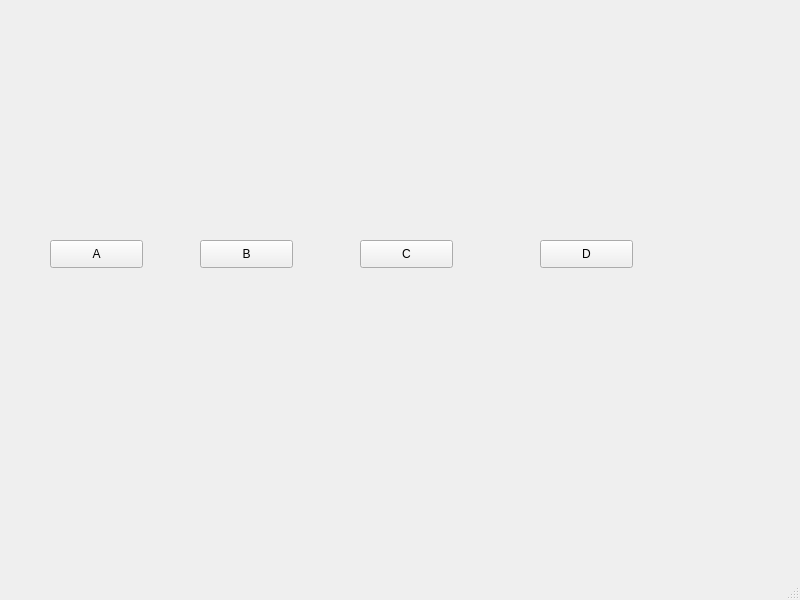
<?xml version="1.0" encoding="UTF-8"?>
<ui version="4.0">
 <class>MainWindow</class>
 <widget class="QMainWindow" name="MainWindow">
  <property name="geometry">
   <rect>
    <x>0</x>
    <y>0</y>
    <width>800</width>
    <height>600</height>
   </rect>
  </property>
  <property name="windowTitle">
   <string>MainWindow</string>
  </property>
  <widget class="QWidget" name="centralwidget">
   <widget class="QPushButton" name="pushButton">
    <property name="geometry">
     <rect>
      <x>50</x>
      <y>240</y>
      <width>93</width>
      <height>28</height>
     </rect>
    </property>
    <property name="text">
     <string>A</string>
    </property>
   </widget>
   <widget class="QPushButton" name="pushButton_2">
    <property name="geometry">
     <rect>
      <x>200</x>
      <y>240</y>
      <width>93</width>
      <height>28</height>
     </rect>
    </property>
    <property name="text">
     <string>B</string>
    </property>
   </widget>
   <widget class="QPushButton" name="pushButton_3">
    <property name="geometry">
     <rect>
      <x>360</x>
      <y>240</y>
      <width>93</width>
      <height>28</height>
     </rect>
    </property>
    <property name="text">
     <string>C</string>
    </property>
   </widget>
   <widget class="QPushButton" name="pushButton_4">
    <property name="geometry">
     <rect>
      <x>540</x>
      <y>240</y>
      <width>93</width>
      <height>28</height>
     </rect>
    </property>
    <property name="text">
     <string>D</string>
    </property>
   </widget>
  </widget>
  <widget class="QMenuBar" name="menubar">
   <property name="geometry">
    <rect>
     <x>0</x>
     <y>0</y>
     <width>800</width>
     <height>26</height>
    </rect>
   </property>
  </widget>
  <widget class="QStatusBar" name="statusbar"/>
 </widget>
 <resources/>
 <connections/>
</ui>
